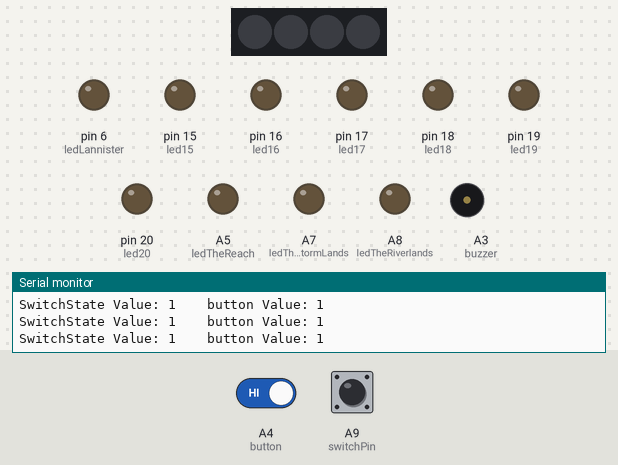
The sketch below on a simulated Arduino Mega 2560, built with avr-gcc and run on an emulated ATmega2560. On the bench: 4 RGB LEDs in strip order, left to right, output pins drawn as LEDs (lit = HIGH), buzzer (waves = sounding), the last lines printed to the serial monitor. Inputs (shaded band) come from the test bench; at power-on: A9 (switchPin) HIGH, A4 (button) HIGH. Dim RGB values are drawn brighter than linear.

Above: at 1.3 s.
1.4 s: A9 (switchPin) pulled LOW for 0.3 s
At 2.1 s:
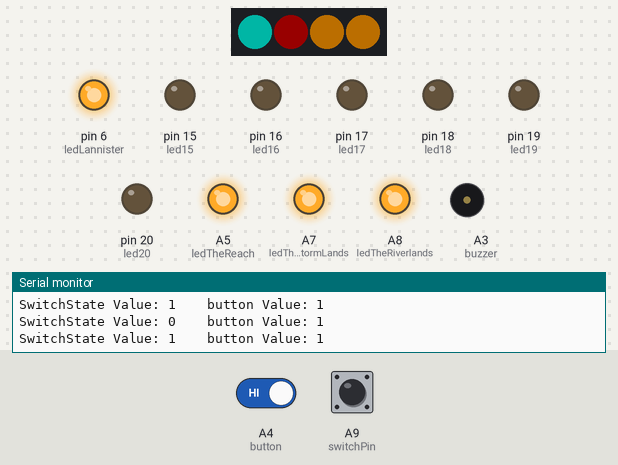
3.7 s: A9 (switchPin) pulled LOW for 3.2 s
At 8.0 s:
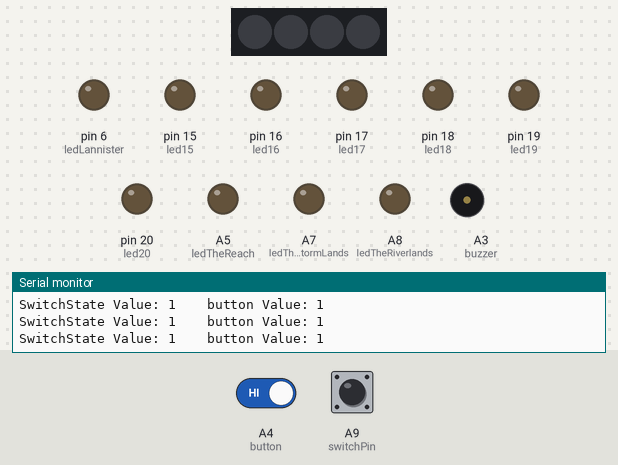
9.0 s: A4 (button) driven LOW and A9 (switchPin) driven LOW
At 16.2 s:
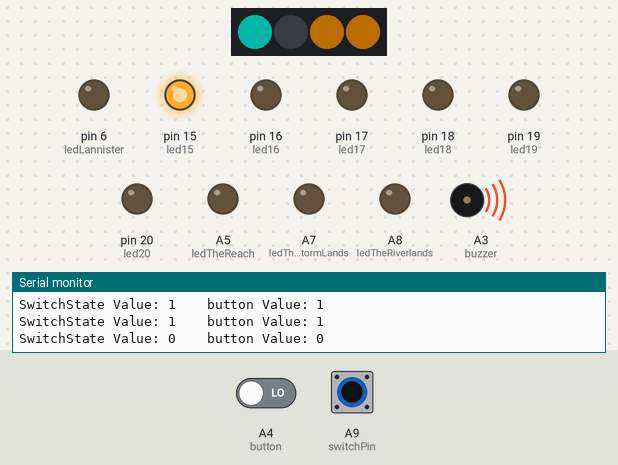
Timing chart, 0 to 34.9 s (numbered marks = the images above; inputs shaded):
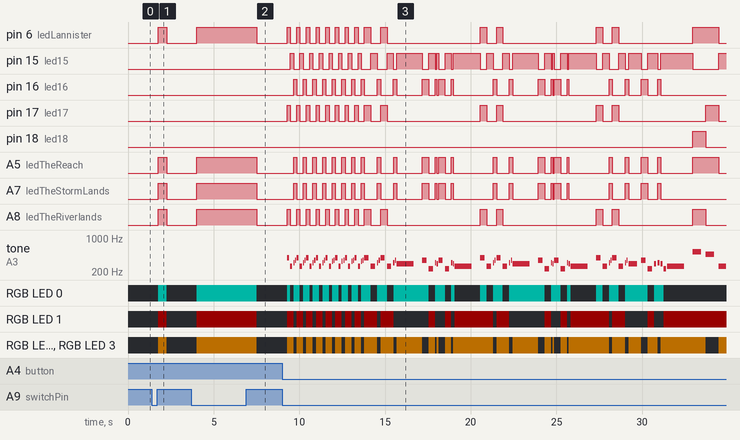

The sketch:

Midterm.ino
```cpp
// Author: Aidan Colombana
// Project: Midterm Project Code
// Date: May 2025

const int switchPin = A9;  // switch for turning on the tapestry
const int buzzer = A3; // buzzer plays song
const int button = A4; // button

// game of thrones melody in pitches
int melody[] = {
  392, 262, 311, 349, 392, 262, 311, 349,
  392, 262, 311, 349, 392, 262, 311, 349,
  392, 262, 330, 349, 392, 262, 330, 349,
  392, 262, 330, 349, 392, 262, 330, 349,
  392, 262,

  311, 349, 392, 262, 311, 349,
  294,
  349, 233,
  311, 294, 349, 233,
  311, 294, 262,

  392, 262,

  311, 349, 392, 262, 311, 349,
  294,
  349, 233,
  311, 294, 349, 233,
  311, 294, 262,
  392, 262,
  311, 349, 392, 262, 311, 349,

  294,
  349, 233,
  294, 311, 294, 233,
  262,
  523,
  466,
  262,
  392,
  311,
  311, 349,
  392,

  523,
  466,
  262,
  392,
  311,
  311, 294,
  523, 392, 415, 466, 523, 392, 415, 466,
  523, 392, 415, 466, 523, 392, 415, 466,

  0, 831, 932, 1047, 784, 831, 932,
  1020, 784, 831, 932, 1020, 784, 831, 932
};


// duration of each note in the song
int durations[] = {
  8, 8, 16, 16, 8, 8, 16, 16,
  8, 8, 16, 16, 8, 8, 16, 16,
  8, 8, 16, 16, 8, 8, 16, 16,
  8, 8, 16, 16, 8, 8, 16, 16,
  4, 4,

  16, 16, 4, 4, 16, 16,
  1,
  4, 4,
  16, 16, 4, 4,
  16, 16, 1,

  4, 4,

  16, 16, 4, 4, 16, 16,
  1,
  4, 4,
  16, 16, 4, 4,
  16, 16, 1,
  4, 4,
  16, 16, 4, 4, 16, 16,

  2,
  4, 4,
  8, 8, 8, 8,
  1,
  2,
  2,
  2,
  2,
  2,
  4, 4,
  1,

  2,
  2,
  2,
  2,
  2,
  4, 4,
  8, 8, 16, 16, 8, 8, 16, 16,
  8, 8, 16, 16, 8, 8, 16, 16,

  4, 16, 16, 8, 8, 16, 16,
  8, 16, 16, 16, 8, 8, 16, 16
};


// lights for the song playing
const int led15 = 15;
const int led16 = 16;
const int led17 = 17;
const int led18 = 18;
const int led19 = 19;
const int led20 = 20;

#define DORNE_PIN 11 // the port all the neopixels are ran off of
#define NUMPIXELS 4  // 4 in order Vale -> Dragonstone -> Sunspear -> other Dorne city

#include <Adafruit_NeoPixel.h>


// lights for the different houses on the map
Adafruit_NeoPixel dorneLEDPixel(NUMPIXELS, DORNE_PIN, NEO_GRB + NEO_KHZ800); // Setting up neopixel chained LEDs

const int ledTheReach = A5;  // house Reach - Green
const int ledLannister = 6;        // house Lannister - Red
const int ledTheStormLands = A7;  // house StormLands - Yellow
const int ledTheRiverlands = A8;  // house Riverland - Blue (And stark attatched)
// const int ledStark = 11;          // house Stark - White


void setup() {
  pinMode(switchPin, INPUT_PULLUP);
  pinMode(button, INPUT_PULLUP);

  pinMode(buzzer, OUTPUT);
  Serial.begin(9600);

  // music lights on board
  pinMode(led15, OUTPUT);
  pinMode(led16, OUTPUT);
  pinMode(led17, OUTPUT);
  pinMode(led18, OUTPUT);
  pinMode(led19, OUTPUT);
  pinMode(led20, OUTPUT);

  // house colors through Neopixel Chain
  dorneLEDPixel.begin();
  dorneLEDPixel.setBrightness(75); // not 100% brightness because can damage eyes and draws more power than needed.

  // house colors normal LEDs
  pinMode(ledTheReach, OUTPUT);
  pinMode(ledLannister, OUTPUT);
  pinMode(ledTheStormLands, OUTPUT);
  pinMode(ledTheRiverlands, OUTPUT);
  // pinMode(ledStark, OUTPUT);
}

void loop() {

  // Serial.begin(9600);

  int switchState = digitalRead(switchPin);  // Read the state of the switch
  int buttonState = digitalRead(button);

  Serial.print("SwitchState Value: ");
  Serial.print(switchState);
  Serial.print("    button Value: ");
  Serial.println(buttonState);

  delay(250);  // delay for prints

  if (switchState == 0) {  // switch lights sewn to the tapestry to on. Also allows button to be pressed.

    if (buttonState == 1) {  // button not pressed - just switch on
      turnOnHouseLeds();


      // Delay between playing song
      delay(250);  // 250 + 250 is 0.5 second after button pushed

    } else if (buttonState == 0) {  // hit button to play music once

      turnOffHouseLeds(); // set all LEDs to off before dynamically setting them during melody

      for (int thisNote = 0; thisNote < sizeof(melody) / sizeof(melody[0]); thisNote++) {
        int noteDuration = 1000 / durations[thisNote];  // Calculate note duration for song
        tone(buzzer, melody[thisNote], noteDuration);   // Play the note

        showNoteLights(melody[thisNote]);

        // multiplied by 1.5 so that notes durations are drawn out an extra 50%
        int pauseBetweenNotes = noteDuration * 1.5;  // Pause between notes for duration
        delay(pauseBetweenNotes);                    // Wait before playing the next note

        // LEDBrightness is not used, but could be in the future if needed

        // int LEDBrightness = melody[thisNote] / 4; //
        // Serial.print("LEDBrightness Value: ");
        // Serial.println(LEDBrightness);

        digitalWrite(led15, LOW);
        digitalWrite(led16, LOW);
        digitalWrite(led17, LOW);
        digitalWrite(led18, LOW);
        digitalWrite(led19, LOW);
        digitalWrite(led20, LOW);

        noTone(buzzer);  // Stop playing the tone
      }
    }

  } else {  // turn all lights off when switched off
    turnOffHouseLeds();
  }
}

void turnOnHouseLeds() {
  // Setting neopixel chain on with house colors and using a .show after each.
  dorneLEDPixel.setPixelColor(0, dorneLEDPixel.Color(0, 220 , 200));  // Dark red for Dragonstone
  dorneLEDPixel.show();
  dorneLEDPixel.setPixelColor(1, dorneLEDPixel.Color(80, 0, 0));  // Dark red for Dragonstone
  dorneLEDPixel.show();
  dorneLEDPixel.setPixelColor(2, dorneLEDPixel.Color(255, 150, 0));  // Orange for House Dorne
  dorneLEDPixel.show();
  dorneLEDPixel.setPixelColor(3, dorneLEDPixel.Color(255, 150, 0));  // Orange for House Dorne
  dorneLEDPixel.show();

  // Normal digitalWrite for basic LEDs
  digitalWrite(ledTheReach, HIGH);
  digitalWrite(ledLannister, HIGH);
  digitalWrite(ledTheStormLands, HIGH);
  digitalWrite(ledTheRiverlands, HIGH);
  // digitalWrite(ledStark, HIGH);
}

void turnOffHouseLeds() {
  // digitalWrite(ledDorne, LOW);
  dorneLEDPixel.setPixelColor(0, 0);  // Set off
  dorneLEDPixel.setPixelColor(1, 0);  // Set off
  dorneLEDPixel.setPixelColor(2, 0);  // Set off
  dorneLEDPixel.setPixelColor(3, 0);  // Set off
  // dorneLEDPixel.show();
  dorneLEDPixel.show();
  digitalWrite(ledTheReach, LOW);
  digitalWrite(ledLannister, LOW);
  digitalWrite(ledTheStormLands, LOW);
  digitalWrite(ledTheRiverlands, LOW);
  // digitalWrite(ledStark, LOW);
}

// This function is used inside of the music loop to dynamically set the lights
// on and off based on the frequency of the notes being played
void turnOffHouseLedsVariable(bool dorne, bool dragonstone, bool vale, bool lannister, bool reach, bool stormlands, bool riverlands, bool stark) {
  if (dorne == false) {
    dorneLEDPixel.setPixelColor(2, 0);
    dorneLEDPixel.setPixelColor(3, 0);
    dorneLEDPixel.show();
  } else {
    dorneLEDPixel.setPixelColor(2, dorneLEDPixel.Color(255, 150, 0));  // Orange for House Dorne
    dorneLEDPixel.setPixelColor(3, dorneLEDPixel.Color(255, 150, 0));  // Orange for House Dorne
    dorneLEDPixel.show();
  }
  if (dragonstone == false) {
    dorneLEDPixel.setPixelColor(1, 0);
    dorneLEDPixel.show();
  } else {
    dorneLEDPixel.setPixelColor(1, dorneLEDPixel.Color(80, 0, 0));  // Dark red for Dragonstone
    dorneLEDPixel.show();
  }
  if (vale == false) {
    dorneLEDPixel.setPixelColor(0, 0);
    dorneLEDPixel.show();
  } else {
    dorneLEDPixel.setPixelColor(0, dorneLEDPixel.Color(0, 220 , 200));  // teal for vale
    dorneLEDPixel.show();
  }
  if (lannister == false) {
    digitalWrite(ledLannister, LOW);
  } else {
    digitalWrite(ledLannister, HIGH);
  }
  if (reach == false) {
    digitalWrite(ledTheReach, LOW);
  } else {
    digitalWrite(ledTheReach, HIGH);
  }
  if (stormlands == false) {
    digitalWrite(ledTheStormLands, LOW);
  } else {
    digitalWrite(ledTheStormLands, HIGH);
  }
  if (riverlands == false) {
    digitalWrite(ledTheRiverlands, LOW);
  } else {
    digitalWrite(ledTheRiverlands, HIGH);
  }
  // Stark is connected to Riverlands - truly ironic. but is something I could change for final since I'll have more ports - could not happen without extra hardware
  // if (stark == false) {
  //   digitalWrite(ledStark, LOW);
  // } else {
  //   digitalWrite(ledStark, HIGH);
  // }
}

// Function that plays the different lights based off the notes pitch
void showNoteLights(int note) {
  if (note > 800) {
    digitalWrite(led20, HIGH);
    turnOffHouseLedsVariable(true, true, true, true, true, true, true, false);
  } else if (note > 600) {
    digitalWrite(led19, HIGH);
    turnOffHouseLedsVariable(true, true, true, true, true, true, true, false);
  } else if (note > 550) {
    digitalWrite(led18, HIGH);
    turnOffHouseLedsVariable(true, true, true, true, true, true, false, false);
  } else if (note > 500) {
    digitalWrite(led18, HIGH);
    turnOffHouseLedsVariable(true, true, false, true, true, false, true, false);
  } else if (note > 450) {
    digitalWrite(led17, HIGH);
    turnOffHouseLedsVariable(false, true, false, true, true, false, false, false);
  } else if (note > 390) {
    digitalWrite(led17, HIGH);
    turnOffHouseLedsVariable(true, true, true, true, false, false, true, false);
  } else if (note > 350) {
    digitalWrite(led16, HIGH);
    turnOffHouseLedsVariable(true, true, false, true, false, true, false, false);
  } else if (note > 300) {
    digitalWrite(led16, HIGH);
    turnOffHouseLedsVariable(false, false, true, false, true, true, false, false);
  } else if (note > 269) {
    digitalWrite(led15, HIGH);
    turnOffHouseLedsVariable(true, false, true, false, false, false, false, false);
  } else if (note < 270) {
    digitalWrite(led15, HIGH);
    turnOffHouseLedsVariable(true, true, false, false, false, false, false, false);
  }

}
```

Measured:
- after the input at 1.4 s, pin 6 (ledLannister), A5 (ledTheReach): LOW → HIGH after 0.36 s, → LOW 0.50 s later
- after the input at 3.7 s, pin 6 (ledLannister), A5 (ledTheReach): LOW → HIGH after 0.32 s, → LOW 3.5 s later
- after the input at 9.0 s, pin 6 (ledLannister): LOW → HIGH after 0.29 s, → LOW 0.19 s later, → HIGH 0.38 s later, → LOW 0.19 s later, … (30 changes in this stretch); pin 15 (led15): LOW → HIGH after 0.47 s, → LOW 0.19 s later, → HIGH 0.38 s later, → LOW 0.19 s later, … (55 changes in this stretch)
